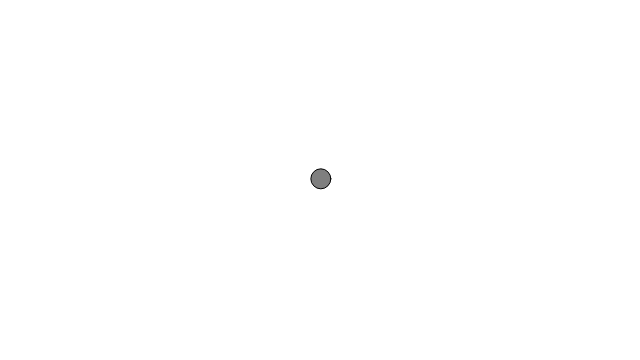
Frame 1 (no input)
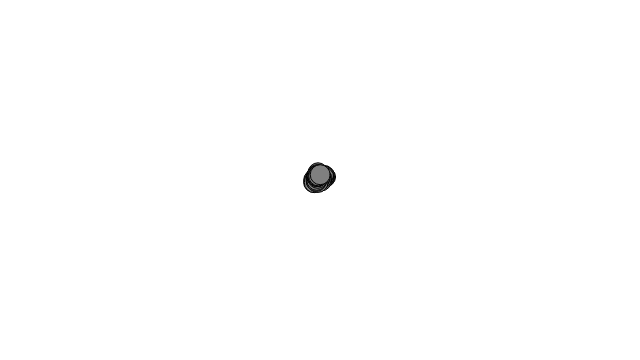
Frame 60 (no input)
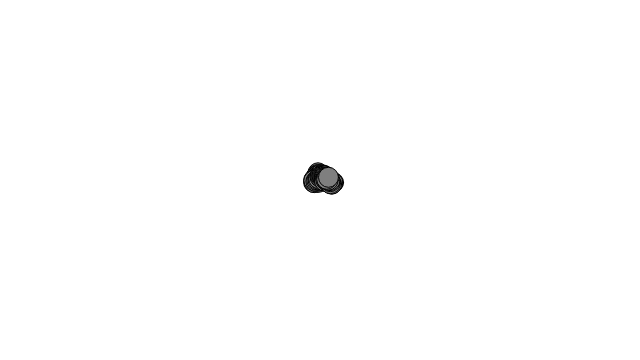
Frame 120 (the mouse pressed at the canvas centre since frame 60)

The p5.js sketch that drew these frames (run headless with seeded random() and noise() and a simulated clock; from frame 60 on, the mouse is pressed at the canvas centre):

// p5.js sketch
// ── sketch.js
var w;

function setup() {
    createCanvas(640, 360);
    w = new Walker();
    background(255);
}

function draw() {
  w.step();
  w.display();
}

function Walker() {

    this.loc = createVector(width/2,height/2);
    this.offset = createVector(1,1);

    this.display = function() {
        stroke(0);
        fill(127);
        ellipse(this.loc.x, this.loc.y, 20, 20);
    }

    this.step = function() {
        this.offset.set(random(-2,2), random(-2,2));

        this.loc.add(this.offset);
    }
}
